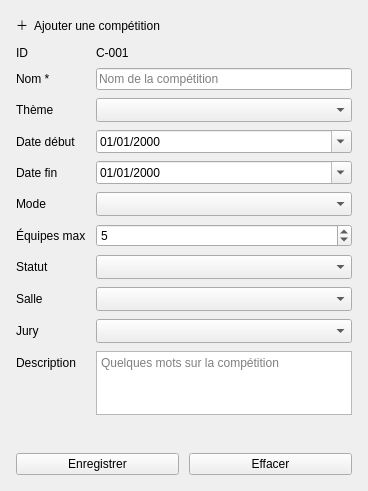
                        <widget class="QFrame" name="cardAdd">
                         <property name="card" stdset="0">
                          <bool>true</bool>
                         </property>
                         <layout class="QVBoxLayout" name="addLayout">
                          <property name="spacing">
                           <number>12</number>
                          </property>
                          <property name="leftMargin">
                           <number>16</number>
                          </property>
                          <property name="topMargin">
                           <number>16</number>
                          </property>
                          <property name="rightMargin">
                           <number>16</number>
                          </property>
                          <property name="bottomMargin">
                           <number>16</number>
                          </property>
                          <item>
                           <widget class="QLabel" name="lblAdd">
                            <property name="role" stdset="0">
                             <string notr="true">cardTitle</string>
                            </property>
                            <property name="text">
                             <string>＋  Ajouter une compétition</string>
                            </property>
                           </widget>
                          </item>
                          <item>
                           <layout class="QFormLayout" name="addFormLayout">
                            <property name="fieldGrowthPolicy">
                             <enum>QFormLayout::AllNonFixedFieldsGrow</enum>
                            </property>
                            <property name="horizontalSpacing">
                             <number>10</number>
                            </property>
                            <property name="verticalSpacing">
                             <number>8</number>
                            </property>
                            <item row="0" column="0">
                             <widget class="QLabel" name="aIdLabel">
                              <property name="text">
                               <string>ID</string>
                              </property>
                             </widget>
                            </item>
                            <item row="0" column="1">
                             <widget class="QLabel" name="aId">
                              <property name="text">
                               <string>C-001</string>
                              </property>
                             </widget>
                            </item>
                            <item row="1" column="0">
                             <widget class="QLabel" name="aNomLabel">
                              <property name="text">
                               <string>Nom *</string>
                              </property>
                             </widget>
                            </item>
                            <item row="1" column="1">
                             <widget class="QLineEdit" name="aNom">
                              <property name="placeholderText">
                               <string>Nom de la compétition</string>
                              </property>
                             </widget>
                            </item>
                            <item row="2" column="0">
                             <widget class="QLabel" name="aThemeLabel">
                              <property name="text">
                               <string>Thème</string>
                              </property>
                             </widget>
                            </item>
                            <item row="2" column="1">
                             <widget class="QComboBox" name="aTheme">
                              <property name="sizeAdjustPolicy">
                               <enum>QComboBox::AdjustToMinimumContentsLengthWithIcon</enum>
                              </property>
                              <property name="minimumContentsLength">
                               <number>8</number>
                              </property>
                             </widget>
                            </item>
                            <item row="3" column="0">
                             <widget class="QLabel" name="aDebutLabel">
                              <property name="text">
                               <string>Date début</string>
                              </property>
                             </widget>
                            </item>
                            <item row="3" column="1">
                             <widget class="QDateEdit" name="aDebut">
                              <property name="displayFormat">
                               <string notr="true">dd/MM/yyyy</string>
                              </property>
                              <property name="calendarPopup">
                               <bool>true</bool>
                              </property>
                             </widget>
                            </item>
                            <item row="4" column="0">
                             <widget class="QLabel" name="aFinLabel">
                              <property name="text">
                               <string>Date fin</string>
                              </property>
                             </widget>
                            </item>
                            <item row="4" column="1">
                             <widget class="QDateEdit" name="aFin">
                              <property name="displayFormat">
                               <string notr="true">dd/MM/yyyy</string>
                              </property>
                              <property name="calendarPopup">
                               <bool>true</bool>
                              </property>
                             </widget>
                            </item>
                            <item row="5" column="0">
                             <widget class="QLabel" name="aModeLabel">
                              <property name="text">
                               <string>Mode</string>
                              </property>
                             </widget>
                            </item>
                            <item row="5" column="1">
                             <widget class="QComboBox" name="aMode">
                              <property name="sizeAdjustPolicy">
                               <enum>QComboBox::AdjustToMinimumContentsLengthWithIcon</enum>
                              </property>
                              <property name="minimumContentsLength">
                               <number>8</number>
                              </property>
                             </widget>
                            </item>
                            <item row="6" column="0">
                             <widget class="QLabel" name="aMaxLabel">
                              <property name="text">
                               <string>Équipes max</string>
                              </property>
                             </widget>
                            </item>
                            <item row="6" column="1">
                             <widget class="QSpinBox" name="aMax">
                              <property name="minimum">
                               <number>1</number>
                              </property>
                              <property name="maximum">
                               <number>999</number>
                              </property>
                              <property name="value">
                               <number>5</number>
                              </property>
                             </widget>
                            </item>
                            <item row="7" column="0">
                             <widget class="QLabel" name="aStatutLabel">
                              <property name="text">
                               <string>Statut</string>
                              </property>
                             </widget>
                            </item>
                            <item row="7" column="1">
                             <widget class="QComboBox" name="aStatut">
                              <property name="sizeAdjustPolicy">
                               <enum>QComboBox::AdjustToMinimumContentsLengthWithIcon</enum>
                              </property>
                              <property name="minimumContentsLength">
                               <number>8</number>
                              </property>
                             </widget>
                            </item>
                            <item row="8" column="0">
                             <widget class="QLabel" name="aSalleLabel">
                              <property name="text">
                               <string>Salle</string>
                              </property>
                             </widget>
                            </item>
                            <item row="8" column="1">
                             <widget class="QComboBox" name="aSalle">
                              <property name="sizeAdjustPolicy">
                               <enum>QComboBox::AdjustToMinimumContentsLengthWithIcon</enum>
                              </property>
                              <property name="minimumContentsLength">
                               <number>8</number>
                              </property>
                             </widget>
                            </item>
                            <item row="9" column="0">
                             <widget class="QLabel" name="aJuryLabel">
                              <property name="text">
                               <string>Jury</string>
                              </property>
                             </widget>
                            </item>
                            <item row="9" column="1">
                             <widget class="QComboBox" name="aJury">
                              <property name="sizeAdjustPolicy">
                               <enum>QComboBox::AdjustToMinimumContentsLengthWithIcon</enum>
                              </property>
                              <property name="minimumContentsLength">
                               <number>8</number>
                              </property>
                             </widget>
                            </item>
                            <item row="10" column="0">
                             <widget class="QLabel" name="aDescLabel">
                              <property name="text">
                               <string>Description</string>
                              </property>
                             </widget>
                            </item>
                            <item row="10" column="1">
                             <widget class="QPlainTextEdit" name="aDesc">
                              <property name="minimumSize">
                               <size>
                                <width>0</width>
                                <height>64</height>
                               </size>
                              </property>
                              <property name="maximumSize">
                               <size>
                                <width>16777215</width>
                                <height>64</height>
                               </size>
                              </property>
                              <property name="tabChangesFocus">
                               <bool>true</bool>
                              </property>
                              <property name="placeholderText">
                               <string>Quelques mots sur la compétition</string>
                              </property>
                             </widget>
                            </item>
                           </layout>
                          </item>
                          <item>
                           <widget class="QLabel" name="aErr">
                            <property name="text">
                             <string />
                            </property>
                            <property name="wordWrap">
                             <bool>true</bool>
                            </property>
                           </widget>
                          </item>
                          <item>
                           <layout class="QHBoxLayout" name="addButtonsLayout" stretch="1,1">
                            <property name="spacing">
                             <number>10</number>
                            </property>
                            <item>
                             <widget class="QPushButton" name="btnSave">
                              <property name="cursor">
                               <cursorShape>PointingHandCursor</cursorShape>
                              </property>
                              <property name="kind" stdset="0">
                               <string notr="true">primary</string>
                              </property>
                              <property name="text">
                               <string>Enregistrer</string>
                              </property>
                             </widget>
                            </item>
                            <item>
                             <widget class="QPushButton" name="btnClear">
                              <property name="cursor">
                               <cursorShape>PointingHandCursor</cursorShape>
                              </property>
                              <property name="kind" stdset="0">
                               <string notr="true">outline</string>
                              </property>
                              <property name="text">
                               <string>Effacer</string>
                              </property>
                             </widget>
                            </item>
                           </layout>
                          </item>
                         </layout>
                        </widget>
